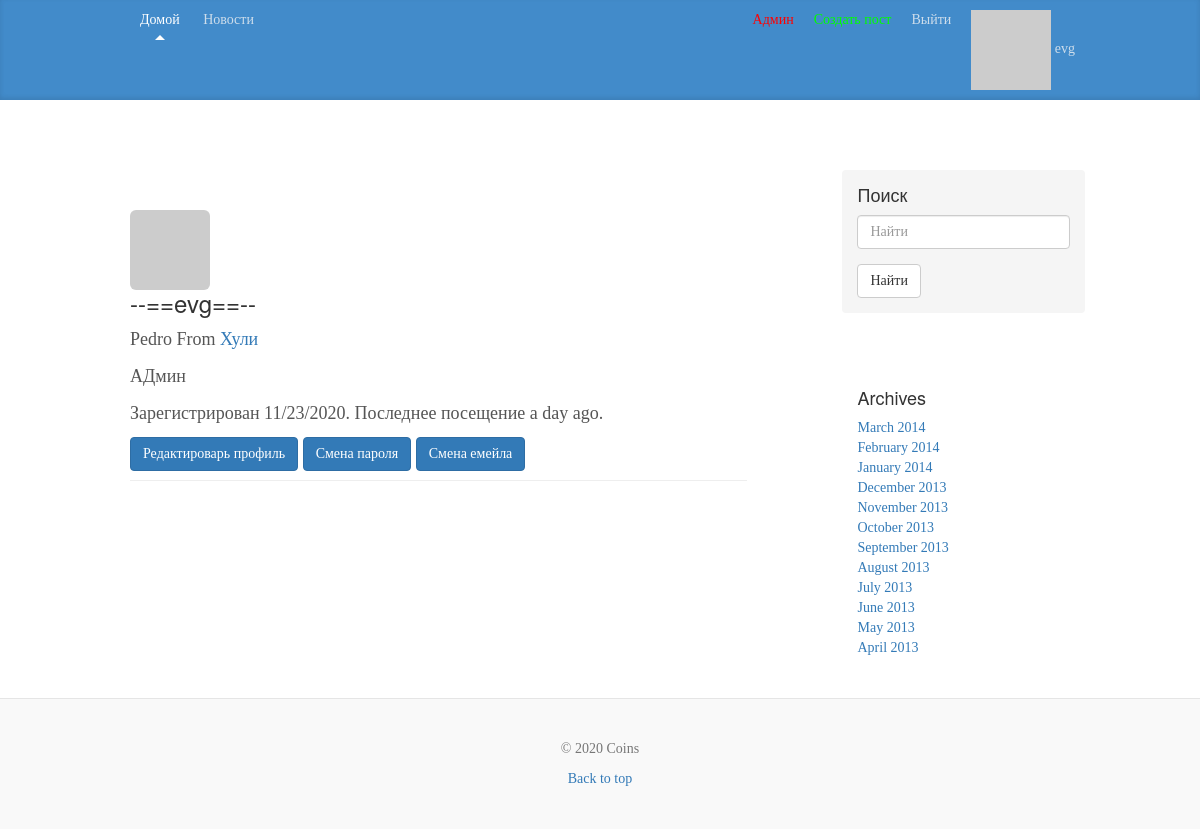
The page /user/evg (signed in) on the database as committed earlier.
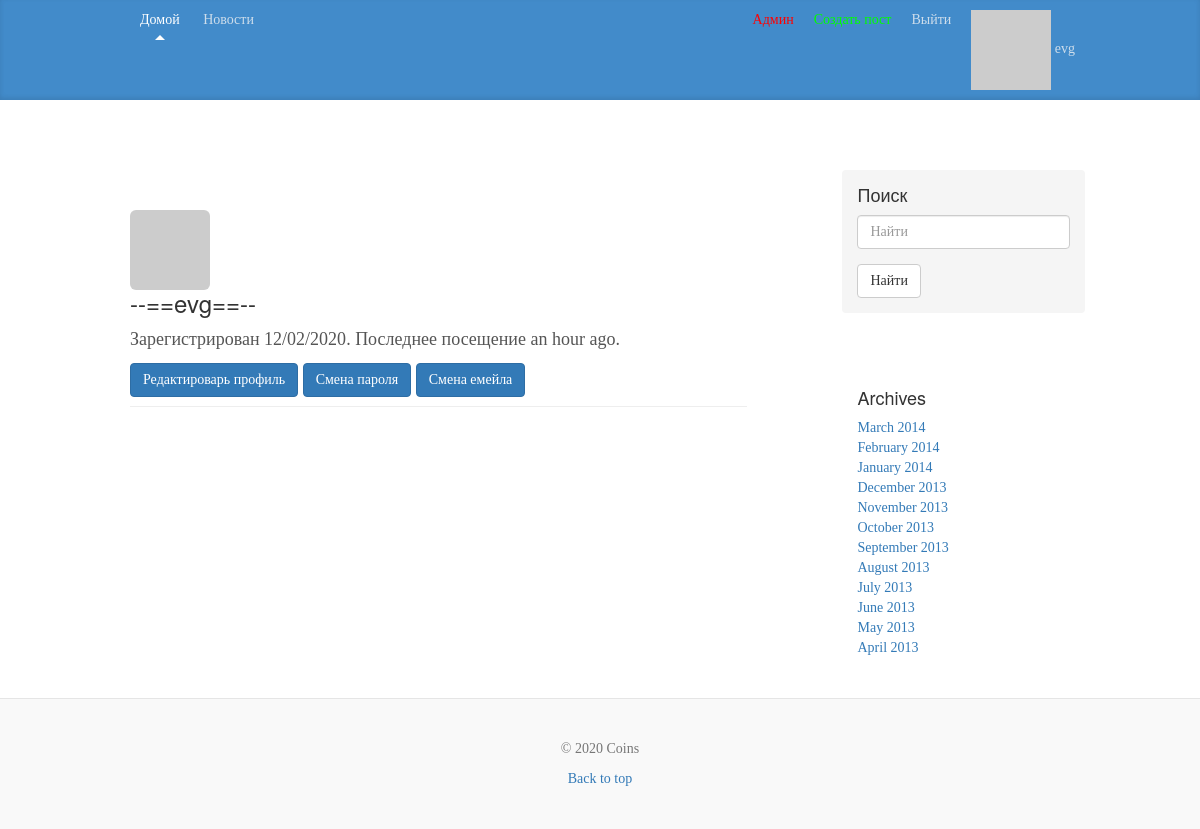
The same page on the database as committed later.
### app/models.py (models this page shows, shortened)
class User(db.Model, UserMixin):
    __tablename__ = 'user'
    id = db.Column(db.Integer, primary_key=True)
    email = db.Column(db.String(255), unique=True)
    username = db.Column(db.String(255), unique=True, index=True)
    password_hash = db.Column(db.String(255))
    active = db.Column(db.Boolean())
    confirmed_at = db.Column(db.DateTime())
    name = db.Column(db.String(64))
    location = db.Column(db.String(64))
    member_since = db.Column(db.DateTime(), default=datetime.utcnow)
    about_me = db.Column(db.String(140))
    last_seen = db.Column(db.DateTime, default=datetime.utcnow)
    avatar_hash = db.Column(db.String(32))
    roles = db.relationship('Role', secondary='roles_users', backref=db.backref('users', lazy='dynamic'))
    posts = db.relationship('Post', backref='author', lazy='dynamic')
    img = db.relationship('StorageImg', backref='author', lazy='dynamic')
    @property
    def password(self):
        raise AttributeError('password is not a readable attribute')
    def gravatar(self, size=100, default='identicon', rating='g'):
        url = 'https://secure.gravatar.com/avatar'
        hash = self.avatar_hash or self.gravatar_hash()
        return '{url}/{hash}?s={size}&d={default}&r={rating}'.\
                        format(url=url, hash=hash, size=size, default=default, rating=rating)
    def is_administrator(self):
        for r in self.roles:
            if str(r) == 'admin':
                return True
        return False

### app/users/controllers.py (the view)
@module.route('/user/<username>')
@login_required
def user(username):
    user = User.query.filter_by(username=username).first_or_404()
    if current_user.confirmed_at is None:
        return redirect(url_for('users.unconfirmed'))
    return render_template('users/user.html', user=user)

### app/models.py (called while the page is built)
@login_manager.user_loader
def load_user(user_id):
    return User.query.get(int(user_id))

    def __repr__(self):
        return self.name

### app/users/controllers.py (called while the page is built)
@module.before_request
def before_request():
    if current_user.is_authenticated:
        current_user.last_seen = datetime.utcnow()
        db.session.commit()

### app/templates/users/user.html (shortened to what this page needs)
{% extends "layout.html" %}
{% block content %}
<div class="page-header">
<img class="img-rounded profile-thumbnail" src="{{ user.gravatar(size=128) }}">
<div class="profile-header">
<h3 class="mt-5">--=={{ user.username }}==--</h3>
    {% if user.name or user.location %}
        <p>{% if user.name %}{{ user.name }}{% endif %}
        {% if user.location %}
        From <a href="http://maps.google.com/?q={{ user.location }}">{{ user.location }}</a>
        {% endif %}
        </p>
    {% endif %}
    {% if user.about_me %}<p>{{ user.about_me }}</p>{% endif %}
    <p>Зарегистрирован {{ moment(user.member_since).format('L') }}. Последнее посещение {{ moment(user.last_seen).fromNow() }}.</p>
 </div>
    {% if current_user.username == user.username %}
    <a class="btn btn-primary" href="{{ url_for('users.edit_profile') }}">Редактироварь профиль</a>
    <a class="btn btn-primary" id="res" href="#">Смена пароля</a>
    <a class="btn btn-primary" href="{{ url_for('users.change_email_request') }}">Смена емейла</a>
    {% endif %}
</div>
{% endblock %}

### app/templates/layout.html (shortened to what this page needs)
{% extends "bootstrap/base.html" %}
{% import "bootstrap/fixes.html" as fixes %}
{% block head %}
  {{super()}}
{% endblock %}
{% block styles %}
  {{super()}}
  <link href="/static/css/blog.css" rel="stylesheet">
{% endblock %}
{% block body %}
  {% block navbar %}
  <div class="blog-masthead">
    <div class="container">
    <nav class="blog-nav">
            <a class="blog-nav-item active" href="{{ url_for('users.index') }}">Домой</a>
            <a class="blog-nav-item" href="{{ url_for('posts.news') }}">Новости</a>
            {% if current_user.is_authenticated %}
            <a class="blog-nav-item navbar-right" href="{{ url_for('users.user', username=current_user.username) }}">
                  <img src="{{ current_user.gravatar(size=18) }}">
                  {{ current_user.username }}
                </a>
            <a class="blog-nav-item navbar-right" href="{{ url_for('users.logout') }}">Выйти</a>
            {% else %}
            <a class="blog-nav-item navbar-right" href="{{ url_for('users.reg') }}">Регистрация</a>
            <a class="blog-nav-item navbar-right" href="{{ url_for('users.log') }}"><span class="glyphicon glyphicon-log-in"></span>  Войти</a>
            {% endif %}
          {% if current_user.is_authenticated %}
            {% if current_user.is_administrator() or current_user.is_writer() %}
              <a class="blog-nav-item navbar-right" style="color: rgb(0, 255, 0)" href="{{ url_for('posts.create_post') }}">Создать пост</a>
            {% endif %}
          {% endif %}
          {% if current_user.is_authenticated %}
                {% if current_user.is_administrator() %}
              <a class="blog-nav-item navbar-right" style="color: rgb(255, 0, 0)" href="{{ url_for('admin.index') }}">Админ</a>
                {% endif %}
          {% endif %}
    </nav>
  </div>
  </div>
  {% endblock %}
  <div class="container">
    {% import "bootstrap/utils.html" as utils %} {{ utils.flashed_messages(dismissible=True, container=False) }}
    <div class="blog-header">
    </div>
    <div class="row">
      <div class="col-sm-8 blog-main">
      {% block content %}{% endblock %}
      </div>
      <div class="col-sm-3 col-sm-offset-1 blog-sidebar">
        <div class="sidebar-module sidebar-module-inset">
          <h4>Поиск</h4>
          <form method='GET' action="{{ url_for('posts.news') }}">
            <div class="form-group">
              <input type="text" class="form-control" placeholder="Найти" name="q" value="{{ request.args.get('q', '') }}">
            </div>
            <button type="submit" class="btn btn-default">Найти</button>
          </form>
        </div>
        <div class="sidebar-module" id="tags">
        </div>
        <div class="sidebar-module">
          <h4>Archives</h4>
          <ol class="list-unstyled">
            <li><a href="#">March 2014</a></li>
            <li><a href="#">February 2014</a></li>
            <li><a href="#">January 2014</a></li>
            <li><a href="#">December 2013</a></li>
            <li><a href="#">November 2013</a></li>
            <li><a href="#">October 2013</a></li>
            <li><a href="#">September 2013</a></li>
            <li><a href="#">August 2013</a></li>
            <li><a href="#">July 2013</a></li>
            <li><a href="#">June 2013</a></li>
            <li><a href="#">May 2013</a></li>
            <li><a href="#">April 2013</a></li>
          </ol>
        </div>
      </div>
    </div>
  </div>
  <footer class="blog-footer">
      <p class="text-muted">&copy; <script type="text/javascript">var mdate = new Date(); document.write(mdate.getFullYear());</script> {{ config.get('APP_NAME')  }} </p>
      <p>
        <a href="#">Back to top</a>
      </p>
  </footer>
{% endblock %}

### app/static/css/blog.css (style rules this page uses)
body { font-family: Georgia, "Times New Roman", Times, serif; color: #555; }
h1, .h1, h2, .h2, h3, .h3, h4, .h4, h5, .h5, h6, .h6 { margin-top: 0; font-family: "Helvetica Neue", Helvetica, Arial, sans-serif; font-weight: normal; color: #333; }
@media (min-width: 1200px) { .container { width: 970px; } }
.blog-masthead { background-color: #428bca; -webkit-box-shadow: inset 0 -2px 5px rgba(0,0,0,.1); box-shadow: inset 0 -2px 5px rgba(0,0,0,.1); }
.blog-nav-item { position: relative; display: inline-block; padding: 10px; font-weight: 500; color: #cdddeb; }
.blog-nav .active { color: #fff; }
.blog-nav .active:after { position: absolute; bottom: 0; left: 50%; width: 0; height: 0; margin-left: -5px; vertical-align: middle; content: " "; border-right: 5px solid transparent; border-bottom: 5px solid; border-left: 5px solid transparent; }
.blog-header { padding-top: 20px; padding-bottom: 20px; }
.blog-main { font-size: 18px; line-height: 1.5; }
.sidebar-module { padding: 15px; margin: 0 -15px 15px; }
.sidebar-module-inset { padding: 15px; background-color: #f5f5f5; border-radius: 4px; }
.blog-footer { padding: 40px 0; color: #999; text-align: center; background-color: #f9f9f9; border-top: 1px solid #e5e5e5; }
.blog-footer p:last-child { margin-bottom: 0; }

Rows that differ between the two databases and show on the page:
changed User "evg": member_since "11/23/2020" → "12/02/2020"; last_seen "a day ago" → "an hour ago"; name "Pedro" → (not shown); location "Хули" → (not shown); about_me "АДмин" → (not shown)
Other text that changed with them:
text no longer shown: "From"
